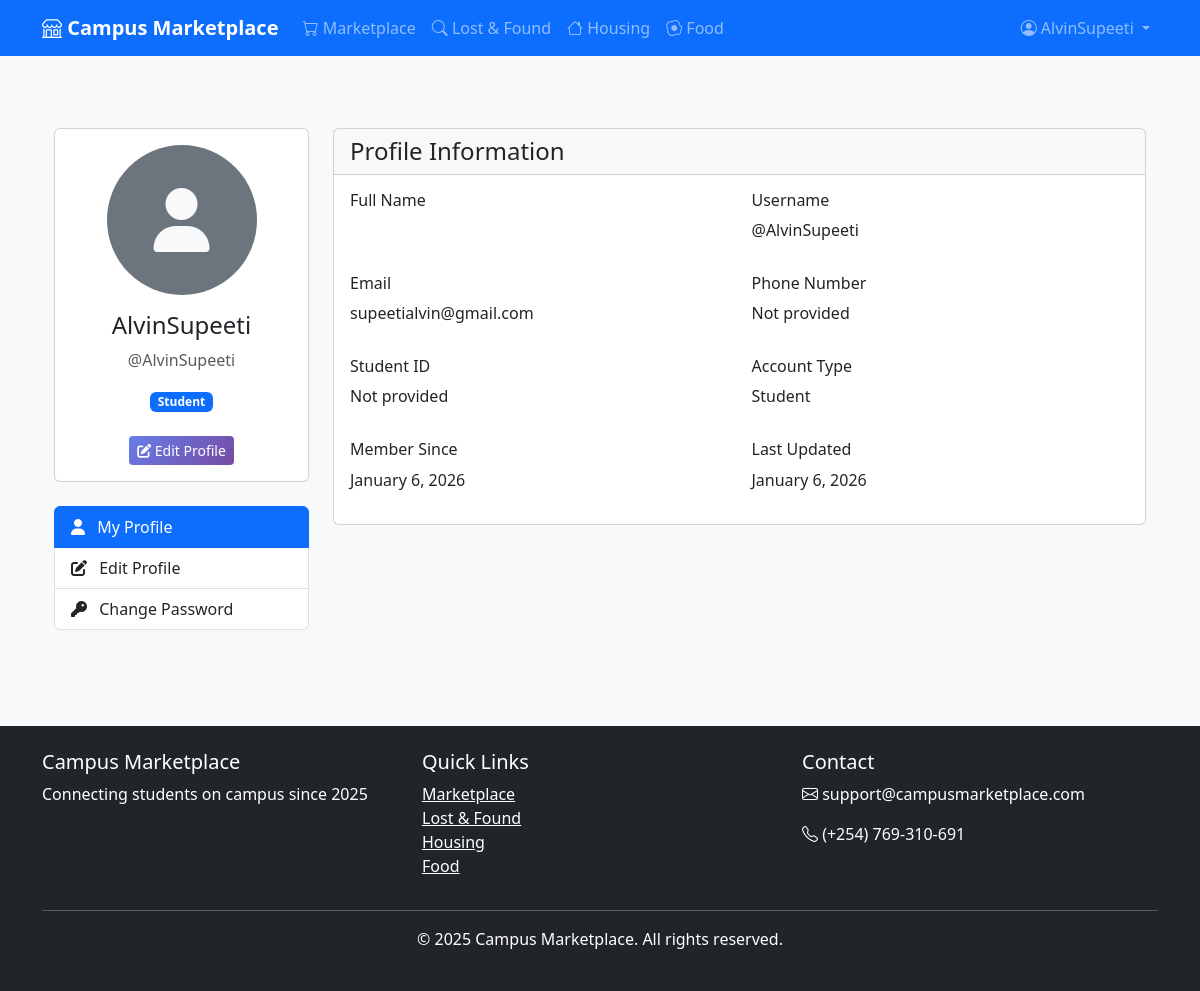
Page /accounts/profile/ (signed in) on the earlier database version.
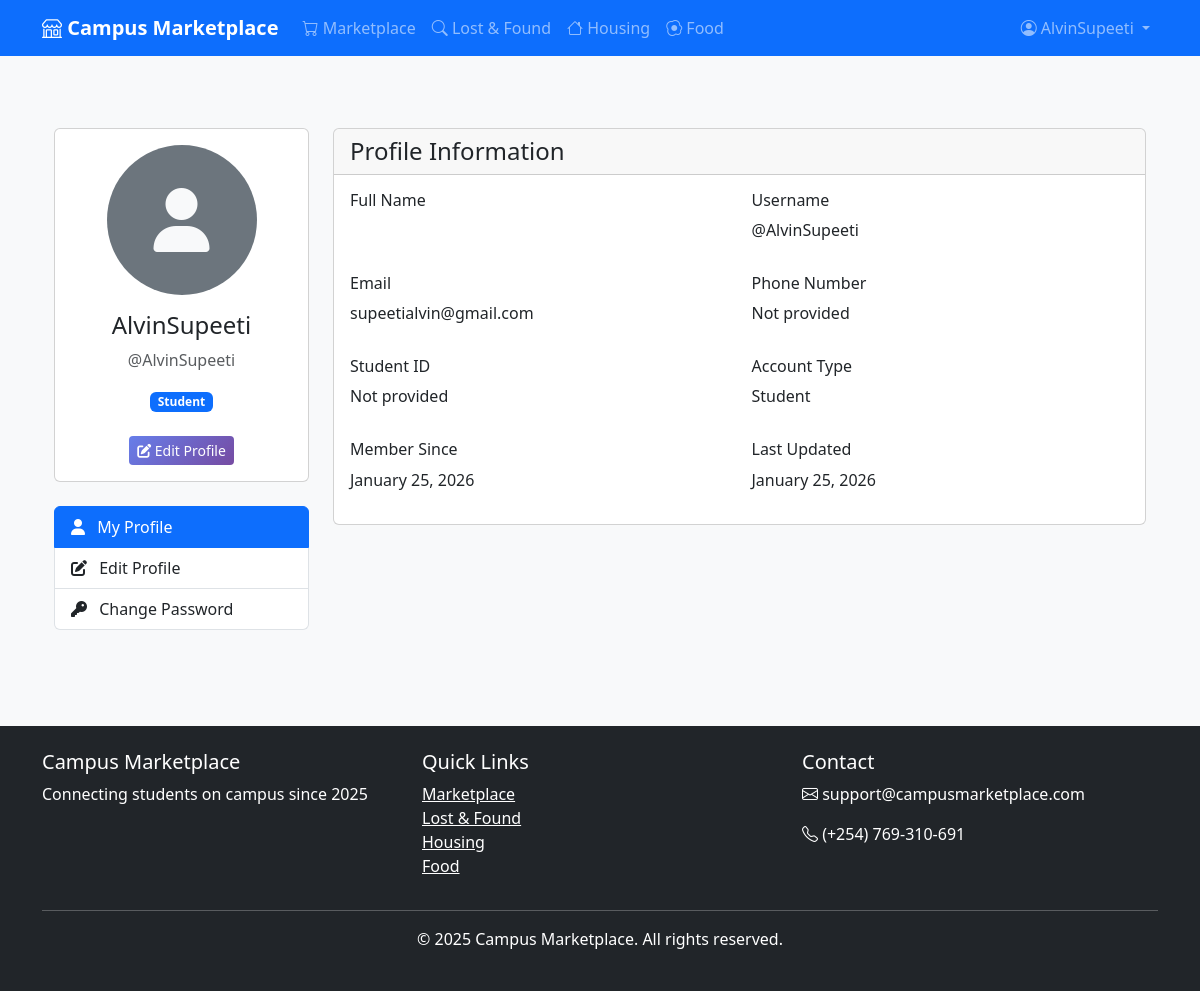
Same page on the later database version.
### accounts/models.py (models this page shows, shortened)
class CustomUser(AbstractUser):
    USER_TYPE_CHOICES = (
        ('student', 'Student'),
        ('vendor', 'Vendor'),
        ('staff', 'Staff'),
    )
    user_type = models.CharField(max_length=10, choices=USER_TYPE_CHOICES, default='student')
    student_id = models.CharField(max_length=20, blank=True, null=True)
    phone_number = models.CharField(max_length=15, blank=True, null=True)
    profile_picture = CloudinaryField('profile_pictures', blank=True, null=True)
    email_verified = models.BooleanField(default=False)
    created_at = models.DateTimeField(auto_now_add=True)
    bio = models.TextField(blank=True, null=True)
    updated_at = models.DateTimeField(auto_now=True)
    @property
    def full_name(self):
        if self.first_name and self.last_name:
            return f"{self.first_name} {self.last_name}"
        return self.username

### accounts/views.py (the view, shortened to what this page needs)
# urls.py: path('profile/', views.profile_view, name='profile'),
@login_required
def profile_view(request):
    user = request.user
    context = {
        'user': user,
        'active_tab': 'profile'
    }
    return render(request, 'accounts/profile.html', context)

### templates/accounts/profile.html (shortened to what the changed rows need)
{% extends 'base.html' %}
{% load crispy_forms_tags %}
{% block content %}
<div class="container py-5">
    <div class="row">
        <div class="col-md-3">
            <div class="card mb-4">
                <div class="card-body text-center">
                    {% if user.profile_picture %}
                        <img src="{{ user.profile_picture.url }}"
                             alt="{{ user.username }}'s profile picture"
                             class="img-fluid rounded-circle mb-3"
                             style="width: 150px; height: 150px; object-fit: cover;">
                    {% else %}
                        <div class="rounded-circle bg-secondary d-flex align-items-center justify-content-center mb-3 mx-auto"
                             style="width: 150px; height: 150px;">
                            <i class="fas fa-user fa-4x text-light"></i>
                        </div>
                    {% endif %}
                    <h4>{{ user.full_name }}</h4>
                    <p class="text-muted">@{{ user.username }}</p>
                    <span class="badge bg-primary">{{ user.get_user_type_display }}</span>
                    <div class="mt-4">
                        <a href="{% url 'accounts:profile_edit' %}" class="btn btn-primary btn-sm">
                        </a>
                    </div>
                </div>
            </div>
        </div>
        <div class="col-md-9">
            <div class="card">
                <div class="card-body">
                    <div class="row mb-3">
                        <div class="col-md-6">
                            <h6>Username</h6>
                            <p>@{{ user.username }}</p>
                        </div>
                    </div>
                    <div class="row mb-3">
                        <div class="col-md-6">
                            <h6>Email</h6>
                            <p>{{ user.email }}</p>
                        </div>
                        <div class="col-md-6">
                            <h6>Phone Number</h6>
                            <p>{{ user.phone_number|default:"Not provided" }}</p>
                        </div>
                    </div>
                    <div class="row mb-3">
                        <div class="col-md-6">
                            <h6>Student ID</h6>
                            <p>{{ user.student_id|default:"Not provided" }}</p>
                        </div>
                        <div class="col-md-6">
                            <h6>Account Type</h6>
                            <p>{{ user.get_user_type_display }}</p>
                        </div>
                    </div>
                    <div class="row">
                        <div class="col-md-6">
                            <h6>Member Since</h6>
                            <p>{{ user.date_joined|date:"F j, Y" }}</p>
                        </div>
                        <div class="col-md-6">
                            <h6>Last Updated</h6>
                            <p>{{ user.updated_at|date:"F j, Y" }}</p>
                        </div>
                    </div>
                </div>
            </div>
        </div>
    </div>
</div>
{% endblock %}

### templates/base.html (shortened to what this page needs)
<!DOCTYPE html>
<html lang="en">
  <head>
    <link
      href="https://cdn.jsdelivr.net/npm/bootstrap@5.3.0/dist/css/bootstrap.min.css"
      rel="stylesheet"
    />
    <link
      rel="stylesheet"
      href="https://cdnjs.cloudflare.com/ajax/libs/font-awesome/6.4.0/css/all.min.css"
    />
    <link
      rel="stylesheet"
      href="https://cdn.jsdelivr.net/npm/bootstrap-icons@1.10.0/font/bootstrap-icons.css"
    />
    <link
      rel="stylesheet"
      href="https://cdnjs.cloudflare.com/ajax/libs/font-awesome/6.4.0/css/all.min.css"
    />
  </head>
  <body>
    <nav class="navbar navbar-expand-lg navbar-dark bg-primary fixed-top">
      <div class="container">
        <a class="navbar-brand" href="{% url 'home' %}">
          <i class="bi bi-shop"></i> Campus Marketplace
        </a>
        <div class="collapse navbar-collapse" id="navbarNav">
          <ul class="navbar-nav me-auto">
            {% if user.is_authenticated %}
            <li class="nav-item">
              <a class="nav-link" href="{% url 'marketplace:home' %}">
                <i class="bi bi-cart"></i> Marketplace
              </a>
            </li>
            <li class="nav-item">
              <a class="nav-link" href="{% url 'lostfound:home' %}">
                <i class="bi bi-search"></i> Lost & Found
              </a>
            </li>
            <li class="nav-item">
              <a class="nav-link" href="{% url 'housing:home' %}">
                <i class="bi bi-house"></i> Housing
              </a>
            </li>
            <li class="nav-item">
              <a class="nav-link" href="{% url 'food:home' %}">
                <i class="bi bi-egg-fried"></i> Food
              </a>
            </li>
          </ul>
          <ul class="navbar-nav">
            <li class="nav-item dropdown">
              <a
                class="nav-link dropdown-toggle"
                href="#"
                role="button"
                data-bs-toggle="dropdown"
              >
                <i class="bi bi-person-circle"></i> {{ user.username }}
              </a>
            </li>
            {% endif %}
          </ul>
        </div>
      </div>
    </nav>
    <main class="container my-4">{% block content %}{% endblock %}</main>
    <footer class="bg-dark text-white py-4 mt-5">
      <div class="container">
        <div class="row">
          <div class="col-md-4">
            <h5>Campus Marketplace</h5>
            <p>Connecting students on campus since 2025</p>
          </div>
          <div class="col-md-4">
            <h5>Quick Links</h5>
            <ul class="list-unstyled">
              <li>
                <a href="{% url 'marketplace:home' %}" class="text-white"
                  >Marketplace</a
                >
              </li>
              <li>
                <a href="{% url 'lostfound:home' %}" class="text-white"
                  >Lost & Found</a
                >
              </li>
              <li>
                <a href="{% url 'housing:home' %}" class="text-white"
                  >Housing</a
                >
              </li>
              <li>
                <a href="{% url 'food:home' %}" class="text-white">Food</a>
              </li>
            </ul>
          </div>
          <div class="col-md-4">
            <h5>Contact</h5>
            <p><i class="bi bi-envelope"></i> support@campusmarketplace.com</p>
            <p><i class="bi bi-telephone"></i> (+254) 769-310-691</p>
          </div>
        </div>
        <hr class="bg-light" />
        <div class="text-center">
          <p>&copy; 2025 Campus Marketplace. All rights reserved.</p>
        </div>
      </div>
    </footer>
  </body>
</html>

Differences in the rows shown:
changed CustomUser "AlvinSupeeti": date_joined "January 6, 2026" → "January 25, 2026"; updated_at "January 6, 2026" → "January 25, 2026"
